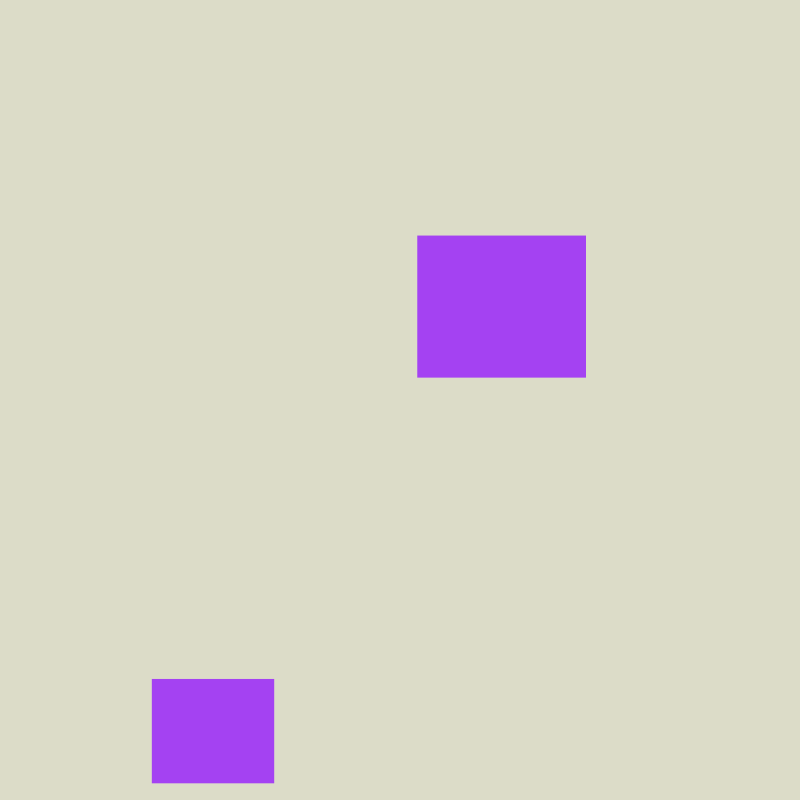
Frame 1 (no input)
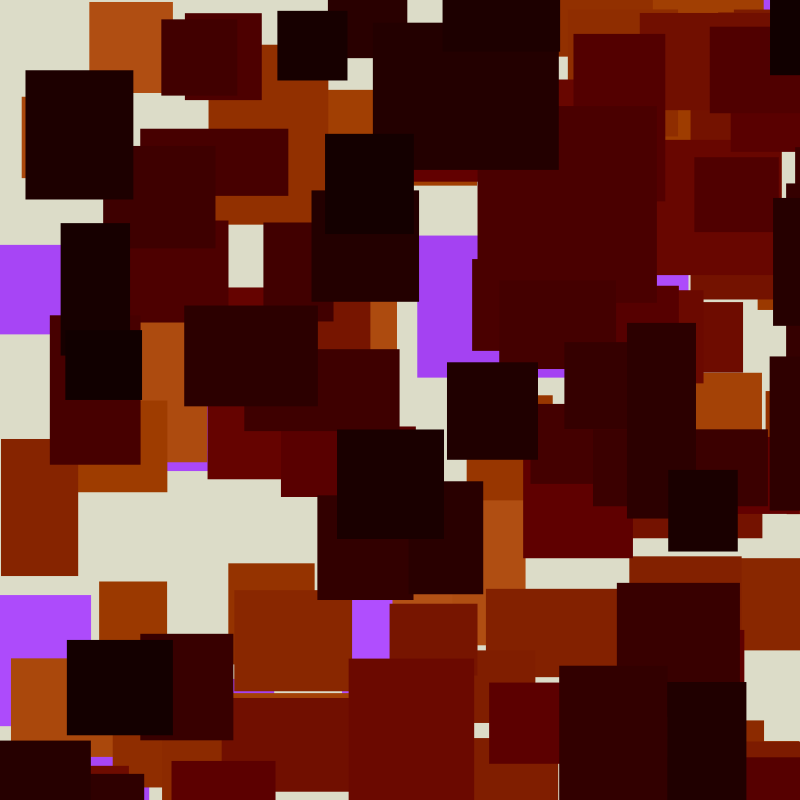
Frame 60 (the mouse pressed at the canvas centre just before this capture)
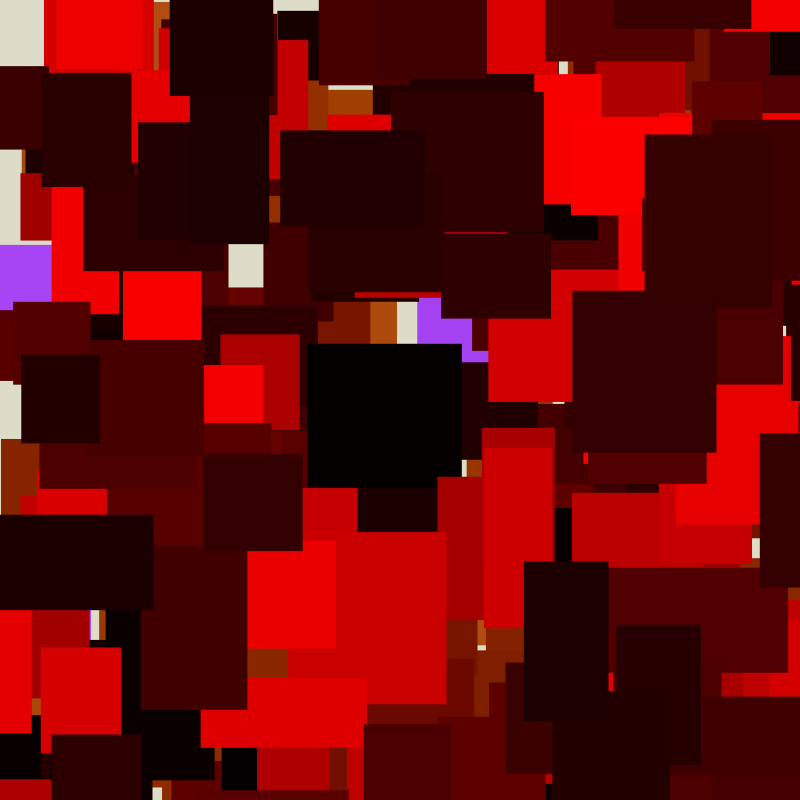
Frame 120 (the mouse held since frame 60 and released just before this capture)

The Processing sketch that drew these frames (run headless with seeded random() and noise(); from frame 60 on, the mouse is pressed at the canvas centre):

// Processing sketch: Art2
// ── Art2.pde
void setup(){

  size(800,800);
  background(220,220,200);
  
}

float r = random(0,255);
float g = random(0,255);
float b = random(0,255);
float i = 3;

int d = 80;
float noise = noise(0.1);


void draw(){
    
    noStroke();
    fill(r,g,b);
 //   rect(0,0,width,height);
    
    rect(random(-50,width),random(-50,width),width/random(4,12),height/random(4,12));
    rect(random(-50,width),random(-50,width),width/random(4,12),height/random(4,12));
    
   r = r + i;
   g = g + i;
   b = b + i;
   
   println("r: " + r, " g: " + g , " b: " + b); 
    
   if (r >= 255 || r <= 0){ i = i * -1; r = random(0,255); }
   if (g >= 255 || r <= 0){ i = i * -1; g = random(0,255); }
   if (b >= 255 || r <= 0){ i = i * -1; b = random(0,255); }

}
